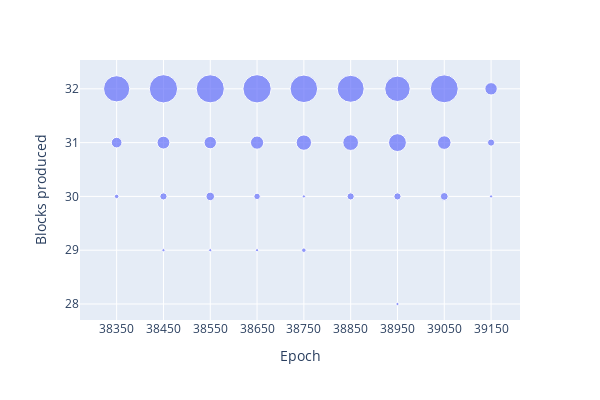

Notebook source saved alongside this figure:
### Markdown cell above
In Proof-of-Stake Ethereum, each epoch is divided into 32 slots. Each slot can be thought of as an opportunity to produce a block, which means that there is no guarantee that a block is produced in each slot. However, when the network is performing optimally and the validators are perfoming well in their duties as block producers, every slot will have a block produced meaning that every epoch will have 32 blocks produced. 

Thus, one way to measure the network's performance is to look at the number of blocks that have been produced in each epoch. If this number is 32 or is at least close to 32, the network is considered to be performing well. 

We now look at the number of blocks produced at each epoch for this range. The size of each point below represents the number of epochs that achieved the number of blocks produced on the y-axis.

### Code cell
bucket_size = 100
df["bucket"] = np.floor_divide(df["epoch"], bucket_size)
df["n_bxs"] = 1
df_bucket = df[["bucket", "block_count", "n_bxs"]].groupby(["bucket", "block_count"]).sum("n_bxs").reset_index()
df_bucket["epoch"] = df_bucket["bucket"] * bucket_size + bucket_size / 2.0

fig = px.scatter(df_bucket, x = 'epoch', y = 'block_count', size = 'n_bxs', width=600, height=400, labels={ "block_count": "Blocks produced", "epoch": "Epoch", "n_bxs": "Count" })
fig.update_layout(xaxis=dict(
    tickmode = 'array',
    tickvals = df_bucket['epoch'],
    ticktext = [str(int(s)) for s in df_bucket['epoch']]
))

### Figure 1 — Plotly figure (JSON) as saved in the notebook; plotly's stock layout.template omitted (floating-point values rounded to 4 significant figures)
{"data": [{"hovertemplate": "Epoch=%{x}<br>Blocks produced=%{y}<br>Count=%{marker.size}<extra></extra>", "legendgroup": "", "marker": {"color": "#636efa", "size": [2, 11, 67, 1, 5, 16, 78, 1, 7, 15, 77, 1, 4, 17, 78, 2, 1, 23, 74, 5, 24, 71, 1, 5, 31, 63, 6, 18, 76, 1, 5, 15], "sizemode": "area", "sizeref": 0.195, "symbol": "circle"}, "mode": "markers", "name": "", "orientation": "v", "showlegend": false, "type": "scatter", "x": [38350, 38350, 38350, 38450, 38450, 38450, 38450, 38550, 38550, 38550, 38550, 38650, 38650, 38650, 38650, 38750, 38750, 38750, 38750, 38850, 38850, 38850, 38950, 38950, 38950, 38950, 39050, 39050, 39050, 39150, 39150, 39150], "xaxis": "x", "y": [30, 31, 32, 29, 30, 31, 32, 29, 30, 31, 32, 29, 30, 31, 32, 29, 30, 31, 32, 30, 31, 32, 28, 30, 31, 32, 30, 31, 32, 30, 31, 32], "yaxis": "y"}], "layout": {"height": 400, "legend": {"itemsizing": "constant", "tracegroupgap": 0}, "margin": {"t": 60}, "width": 600, "xaxis": {"anchor": "y", "autorange": true, "domain": [0, 1], "range": [38270.0, 39210.0], "tickmode": "array", "ticktext": ["38350", "38350", "38350", "38450", "38450", "38450", "38450", "38550", "38550", "38550", "38550", "38650", "38650", "38650", "38650", "38750", "38750", "38750", "38750", "38850", "38850", "38850", "38950", "38950", "38950", "38950", "39050", "39050", "39050", "39150", "39150", "39150"], "tickvals": [38350, 38350, 38350, 38450, 38450, 38450, 38450, 38550, 38550, 38550, 38550, 38650, 38650, 38650, 38650, 38750, 38750, 38750, 38750, 38850, 38850, 38850, 38950, 38950, 38950, 38950, 39050, 39050, 39050, 39150, 39150, 39150], "title": {"text": "Epoch"}, "type": "linear"}, "yaxis": {"anchor": "x", "autorange": true, "domain": [0, 1], "range": [27.7, 32.54], "title": {"text": "Blocks produced"}, "type": "linear"}}}
